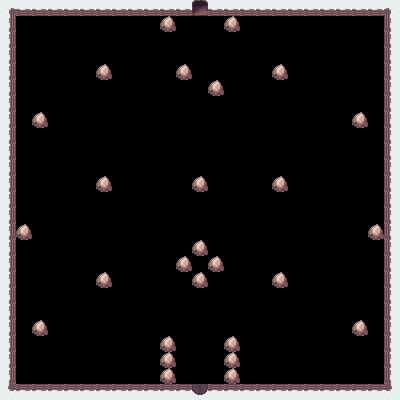

The image is a tile-based game level rendered from a .tmx file. Its description and complete source (layers, tilesets, objects, tile grids) follow:
An orthogonal 25x25 tile map with 16x16 px tiles, 1 tile layer (Tile Layer 1).

<map version="1.0" tiledversion="1.0.3" orientation="orthogonal" renderorder="right-down" width="25" height="25" tilewidth="16" tileheight="16" nextobjectid="1">
 <properties>
  <property name="hint" value="Welcome to the tower!" />
 </properties>
 <tileset firstgid="1" name="Basic" tilewidth="16" tileheight="16" tilecount="14" columns="0">
  <grid orientation="orthogonal" width="1" height="1" />
  <tile id="1" type="Solid">
   <image width="16" height="16" source="../images/rock1.png" />
  </tile>
  <tile id="4" type="Solid">
   <image width="16" height="16" source="../images/wall2-2.png" />
  </tile>
  <tile id="28" type="Door">
   <properties>
    <property name="roomId" type="int" value="2" />
   </properties>
   <image width="16" height="16" source="../images/door1.png" />
  </tile>
  <tile id="32" type="Start">
   <properties>
    <property name="orientation" type="int" value="2" />
    <property name="roomId" type="int" value="1" />
   </properties>
   <image width="16" height="16" source="../images/start-1.png" />
  </tile>
  <tile id="33" type="Start">
   <properties>
    <property name="roomId" type="int" value="2" />
   </properties>
   <image width="16" height="16" source="../images/start-2.png" />
  </tile>
  <tile id="53" type="Solid">
   <image width="16" height="16" source="../images/ground2.png" />
  </tile>
  <tile id="55" type="Solid">
   <image width="16" height="16" source="../images/wall2-3.png" />
  </tile>
  <tile id="56" type="Solid">
   <image width="16" height="16" source="../images/wall2-4.png" />
  </tile>
  <tile id="57" type="Solid">
   <image width="16" height="16" source="../images/wall2-5.png" />
  </tile>
  <tile id="59" type="Solid">
   <image width="16" height="16" source="../images/wall2-6.png" />
  </tile>
  <tile id="60" type="Solid">
   <image width="16" height="16" source="../images/wall2-7.png" />
  </tile>
  <tile id="61" type="Solid">
   <image width="16" height="16" source="../images/wall2-8.png" />
  </tile>
  <tile id="62" type="Solid">
   <image width="16" height="16" source="../images/wall2-9.png" />
  </tile>
  <tile id="63" type="Solid">
   <image width="16" height="16" source="../images/wall3-4.png" />
  </tile>
 </tileset>
 <layer name="Tile Layer 1" width="25" height="25">
  <data encoding="csv">
61,62,62,62,62,62,62,62,62,62,62,62,29,62,62,62,62,62,62,62,62,62,62,62,63,
5,0,0,0,0,0,0,0,0,0,2,0,34,0,2,0,0,0,0,0,0,0,0,0,56,
5,0,0,0,0,0,0,0,0,0,0,0,0,0,0,0,0,0,0,0,0,0,0,0,56,
5,0,0,0,0,0,0,0,0,0,0,0,0,0,0,0,0,0,0,0,0,0,0,0,56,
5,0,0,0,0,0,2,0,0,0,0,2,0,0,0,0,0,2,0,0,0,0,0,0,56,
5,0,0,0,0,0,0,0,0,0,0,0,0,2,0,0,0,0,0,0,0,0,0,0,56,
5,0,0,0,0,0,0,0,0,0,0,0,0,0,0,0,0,0,0,0,0,0,0,0,56,
5,0,2,0,0,0,0,0,0,0,0,0,0,0,0,0,0,0,0,0,0,0,2,0,56,
5,0,0,0,0,0,0,0,0,0,0,0,0,0,0,0,0,0,0,0,0,0,0,0,56,
5,0,0,0,0,0,0,0,0,0,0,0,0,0,0,0,0,0,0,0,0,0,0,0,56,
5,0,0,0,0,0,0,0,0,0,0,0,0,0,0,0,0,0,0,0,0,0,0,0,56,
5,0,0,0,0,0,2,0,0,0,0,0,2,0,0,0,0,2,0,0,0,0,0,0,56,
5,0,0,0,0,0,0,0,0,0,0,0,0,0,0,0,0,0,0,0,0,0,0,0,56,
5,0,0,0,0,0,0,0,0,0,0,0,0,0,0,0,0,0,0,0,0,0,0,0,56,
5,2,0,0,0,0,0,0,0,0,0,0,0,0,0,0,0,0,0,0,0,0,0,2,56,
5,0,0,0,0,0,0,0,0,0,0,0,2,0,0,0,0,0,0,0,0,0,0,0,56,
5,0,0,0,0,0,0,0,0,0,0,2,0,2,0,0,0,0,0,0,0,0,0,0,56,
5,0,0,0,0,0,2,0,0,0,0,0,2,0,0,0,0,2,0,0,0,0,0,0,56,
5,0,0,0,0,0,0,0,0,0,0,0,0,0,0,0,0,0,0,0,0,0,0,0,56,
5,0,0,0,0,0,0,0,0,0,0,0,0,0,0,0,0,0,0,0,0,0,0,0,56,
5,0,2,0,0,0,0,0,0,0,0,0,0,0,0,0,0,0,0,0,0,0,2,0,56,
5,0,0,0,0,0,0,0,0,0,2,0,0,0,2,0,0,0,0,0,0,0,0,0,56,
5,0,0,0,0,0,0,0,0,0,2,0,0,0,2,0,0,0,0,0,0,0,0,0,56,
5,0,0,0,0,0,0,0,0,0,2,0,33,0,2,0,0,0,0,0,0,0,0,0,56,
60,57,57,57,57,57,57,57,57,57,57,57,64,57,57,57,57,57,57,57,57,57,57,57,58
</data>
 </layer>
</map>
